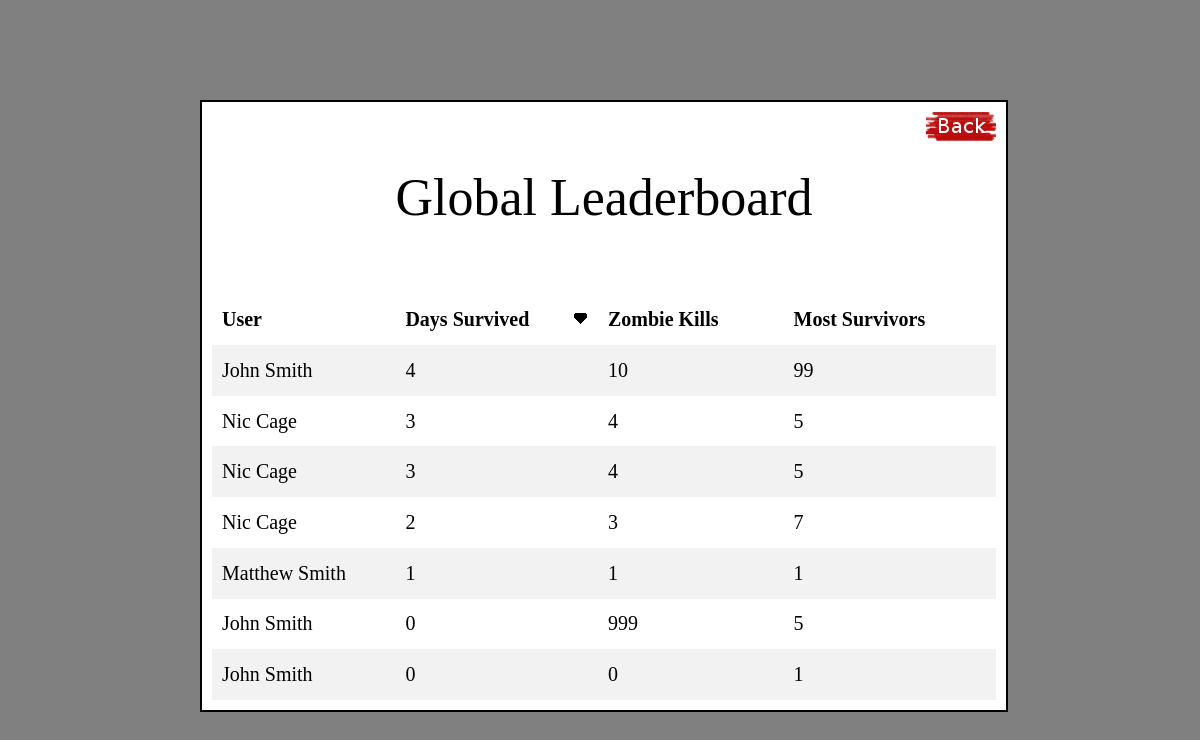
Page /zombie/leaderboard/ on the earlier database version.
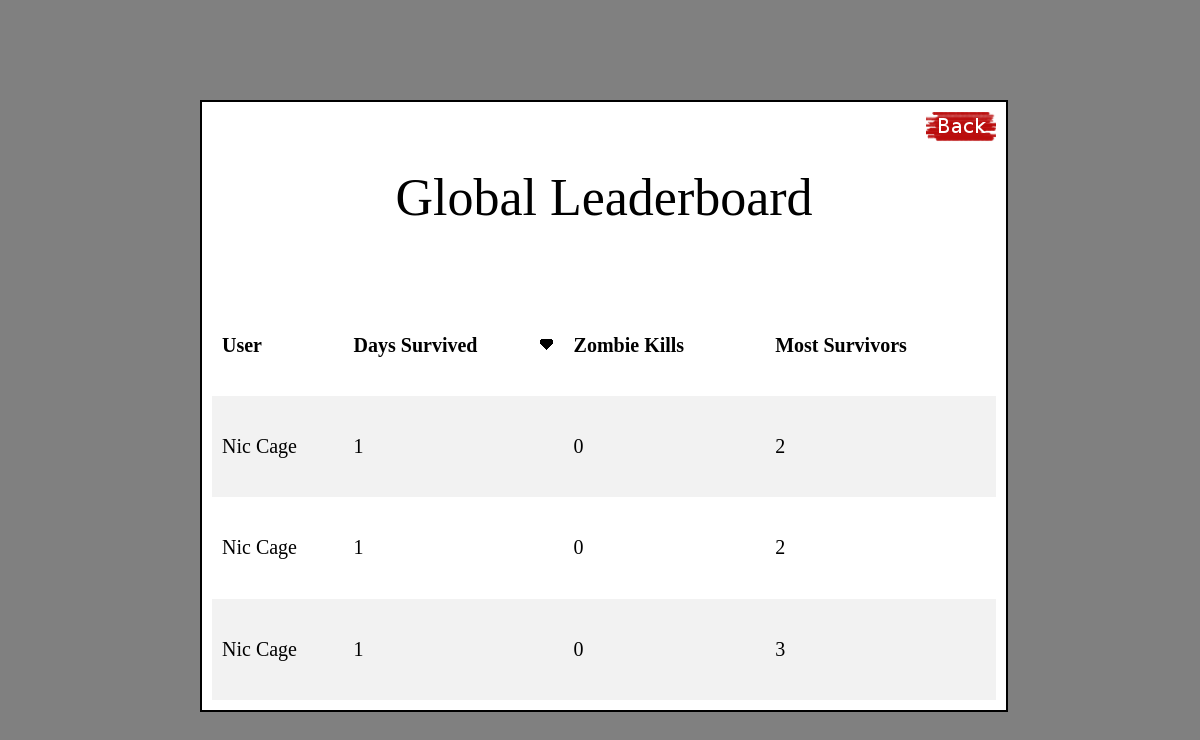
Same page on the later database version.
### zombie/models.py (models this page shows, shortened)
class Score(models.Model):
    user = models.ForeignKey(UserProfile)
    days_survived = models.IntegerField()
    zombie_kills = models.IntegerField()
    most_survivors = models.IntegerField()

class UserProfile(models.Model):
    user = models.OneToOneField(User)
    avatar = models.ImageField(upload_to='profile_images', blank=True)
    friends = models.ManyToManyField('self', blank=True)
    has_killer_badge = models.BooleanField(default=False)
    has_survivor_badge = models.BooleanField(default=False)
    has_gatherer_badge = models.BooleanField(default=False)
    has_people_person_badge = models.BooleanField(default=False)
    has_explorer_badge = models.BooleanField(default=False)
    has_noob_badge = models.BooleanField(default=False)

### zombie/views.py (the view)
def leaderboard(request):
    if request.method == 'POST':
        if request.POST.get('sort_by') == 'days_survived':
            scores = Score.objects.order_by('-days_survived')[:10]
            scores_sorted_by = "days_survived"
        elif request.POST.get('sort_by') == 'zombie_kills':
            scores = Score.objects.order_by('-zombie_kills')[:10]
            scores_sorted_by = "zombie_kills"
        elif request.POST.get('sort_by') == 'most_survivors':
            scores = Score.objects.order_by('-most_survivors')[:10]
            scores_sorted_by = "most_survivors"
        else:
            scores = Score.objects.order_by('-days_survived')[:10]
            scores_sorted_by = "days_survived"
    else:
        scores = Score.objects.order_by('-days_survived')[:10]
        scores_sorted_by = "days_survived"
    context_dict = {
        'scores':scores,
        'scores_sorted_by':scores_sorted_by
    }
    return render(request, 'zombie/leaderboard.html', context_dict)

### templates/zombie/leaderboard.html (shortened to what this page needs)
<!DOCTYPE html>
{% load staticfiles %}
<html>
    <head>
        <link rel="stylesheet" type="text/css" href="{% static 'css/common_style.css' %}" />
        <link rel="stylesheet" type="text/css" href="{% static 'css/leaderboard_style.css' %}" />
    </head>
    <body>
        <div id="content_area">
            <div id="leaderboard_word">
                <span>Global Leaderboard</span>
            </div>
            <div id="back_button_div">
                <a href="/zombie/"><img src="{% static 'img/profile_back.png' %}"/></a>
            </div>
            <div id="leaderboard_table_div">
                <table id="leaderboard_table">
                    <tr>
                        <th>
                                User
                            </th>
                            <th {% if scores_sorted_by != 'days_survived' %} onmouseover="showTableSortButton1()" onmouseout="hideTableSortButton1()" {% endif %} >
                                Days Survived
                                <div class="sort_button_div">
                                    <form action="/zombie/leaderboard/" method="post">
                                        <input type="image" id="table_sort_button_1" src="{% static 'img/table_sort_button.png' %}" width=15 height=15 />
                                    </form>
                                </div>
                            </th>
                            <th {% if scores_sorted_by != 'zombie_kills' %} onmouseover="showTableSortButton2()" onmouseout="hideTableSortButton2()" {% endif %} >
                                Zombie Kills
                                <div class="sort_button_div">
                                    <form action="/zombie/leaderboard/" method="post">
                                    </form>
                                </div>
                            </th>
                            <th {% if scores_sorted_by != 'most_survivors' %} onmouseover="showTableSortButton3()" onmouseout="hideTableSortButton3()" {% endif %} >
                                Most Survivors
                                <div class="sort_button_div">
                                    <form action="/zombie/leaderboard/" method="post">
                                    </form>
                                </div>
                            </th>
                    </tr>
                    {% for score in scores %}
                        <tr>
                            <td>{{ score.user.user.first_name }} {{ score.user.user.last_name }}</td>
                            <td>{{ score.days_survived }}</td>
                            <td>{{ score.zombie_kills }}</td>
                            <td>{{ score.most_survivors }}</td>
                        </tr>
                    {% endfor %}
                </table>
            </div>
        </div>
    </body>
</html>

Differences in the rows shown:
removed Score: user.user.first_name "John", user.user.last_name "Smith", days_survived "4", zombie_kills "10", most_survivors "99"
removed Score: user.user.first_name "Nic", user.user.last_name "Cage", days_survived "3", zombie_kills "4", most_survivors "5"
removed Score: user.user.first_name "Nic", user.user.last_name "Cage", days_survived "3", zombie_kills "4", most_survivors "5"
removed Score: user.user.first_name "Nic", user.user.last_name "Cage", days_survived "2", zombie_kills "3", most_survivors "7"
removed Score: user.user.first_name "Matthew", user.user.last_name "Smith", days_survived "1", zombie_kills "1", most_survivors "1"
removed Score: user.user.first_name "John", user.user.last_name "Smith", days_survived "0", zombie_kills "999", most_survivors "5"
removed Score: user.user.first_name "John", user.user.last_name "Smith", days_survived "0", zombie_kills "0", most_survivors "1"
added Score: user.user.first_name "Nic", user.user.last_name "Cage", days_survived "1", zombie_kills "0", most_survivors "2"
added Score: user.user.first_name "Nic", user.user.last_name "Cage", days_survived "1", zombie_kills "0", most_survivors "2"
added Score: user.user.first_name "Nic", user.user.last_name "Cage", days_survived "1", zombie_kills "0", most_survivors "3"
